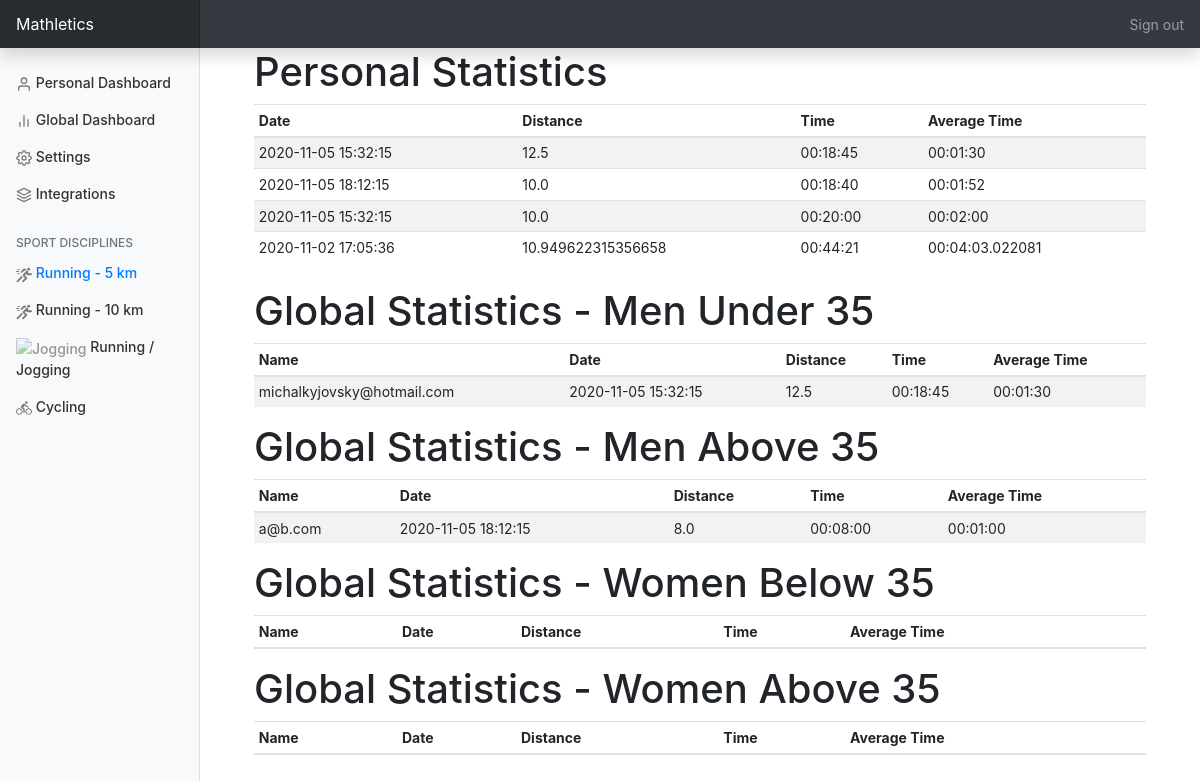
The app's page /running_5_km (signed in) with its own data.
### mast/models.py (models this page shows, shortened)
class Activity(db.Model):
    id = db.Column(db.Integer, primary_key=True, autoincrement=True)
    datetime = db.Column(db.DateTime, nullable=False)
    distance = db.Column(db.Float, nullable=False)
    duration = db.Column(db.Time, nullable=False)
    average_duration_per_km = db.Column(db.Time, nullable=False)
    type = db.Column(db.Enum(ActivityType), nullable=False)
    user_id = db.Column(db.Integer, db.ForeignKey('user.id'), nullable=False)

class User(db.Model, UserMixin):
    id = db.Column(db.Integer, primary_key=True, autoincrement=True)
    email = db.Column(db.String(120), unique=True, nullable=False)
    password = db.Column(db.String(60), nullable=False)
    first_name = db.Column(db.String(20), nullable=False, default='')
    last_name = db.Column(db.String(50), nullable=False, default='')
    display_name = db.Column(db.String(50))
    sex = db.Column(db.Enum(Sex))
    age = db.Column(db.Enum(Age))
    anonymous = db.Column(db.Boolean, nullable=False, default=False)
    type = db.Column(db.Enum(UserType))
    uk_id = db.Column(db.String(10))
    verified = db.Column(db.Boolean, nullable=False, default=False)
    shirt_size = db.Column(db.String(100))
    competing = db.Column(db.Boolean, nullable=False, default=True)
    activities = db.relationship('Activity', backref='user', lazy=True)

### mast/views.py (the view)
@app.route('/running_5_km')
@login_required
def running_5_km():
    session = mast.queries.Queries()
    user_five = session.get_best_run_activities_by_user(current_user.id, Competition.Run5km, 10)
    five_runner_men_under = session.get_top_users_best_run(Competition.Run5km, Sex.Male, Age.Under35, 10)
    five_runner_men_above = session.get_top_users_best_run(Competition.Run5km, Sex.Male, Age.Over35, 10)
    five_runner_women_under = session.get_top_users_best_run(Competition.Run5km, Sex.Female, Age.Under35, 10)
    five_runner_women_above = session.get_top_users_best_run(Competition.Run5km, Sex.Female, Age.Over35, 10)
    return render_template("running_5_km.html", title="Running-5", user_five=user_five,
                           five_runner_men_above=five_runner_men_above, five_runner_men_under=five_runner_men_under,
                           five_runner_women_above=five_runner_women_above,
                           five_runner_women_under=five_runner_women_under)

### mast/models.py (called while the page is built)
@login_manager.user_loader
def load_user(user_id):
    return db.session.query(User).get(user_id)

### mast/queries.py (called while the page is built)
    def get_best_run_activities_by_user(self, user_id: int, competition: Competition, number: int):
        return db.session.query(Activity).\
            filter(Activity.user_id == user_id,
                   func.date(Activity.datetime) >= self.SEASON.start_date,
                   func.date(Activity.datetime) <= self.SEASON.end_date,
                   Activity.type == ActivityType.Run,
                   Activity.distance >= competition.value).\
            order_by(Activity.average_duration_per_km.asc()).\
            limit(number).\
            all()

### mast/templates/running_5_km.html (shortened to what this page needs)
{% extends "main_layout_template.html" %}
{% block content_page %}
    <div class="container mb-4">
        <div class="row-fluid">
            <div class="col-sm mb-4">
                <h1>Personal Statistics</h1>
                <table id="personalStats" class="display table table-striped table-sm">
                    <thead>
                    <tr>
                        <th>Date</th>
                        <th>Distance</th>
                        <th>Time</th>
                        <th>Average Time</th>
                    </tr>
                    </thead>
                    <tbody>
                    {% for item in user_five %}
                        <tr>
                            <td>{{ item['datetime'] }}</td>
                            <td>{{ item['distance'] }}</td>
                            <td>{{ item['duration'] }}</td>
                            <td>{{ item['average_duration_per_km'] }}</td>
                        </tr>
                    {% endfor %}
                    </tbody>
                </table>
            </div>
            <div class="col-sm">
                <h1>Global Statistics - Men Under 35</h1>
                <table id="personalStats" class="display table table-striped table-sm">
                    <thead>
                    <tr>
                        <th>Name</th>
                        <th>Date</th>
                        <th>Distance</th>
                        <th>Time</th>
                        <th>Average Time</th>
                    </tr>
                    </thead>
                    <tbody>
                    {% for item in five_runner_men_under %}
                        <tr>
                            <td>{{ item[0]['email'] }}</td>
                            <td>{{ item[1]['datetime'] }}</td>
                            <td>{{ item[1]['distance'] }}</td>
                            <td>{{ item[1]['duration'] }}</td>
                            <td>{{ item[1]['average_duration_per_km'] }}</td>
                        </tr>
                    {% endfor %}
                    </tbody>
                </table>
            </div>
            <div class="col-sm">
                <h1>Global Statistics - Men Above 35</h1>
                <table id="personalStats" class="display table table-striped table-sm">
                    <thead>
                    <tr>
                        <th>Name</th>
                        <th>Date</th>
                        <th>Distance</th>
                        <th>Time</th>
                        <th>Average Time</th>
                    </tr>
                    </thead>
                    <tbody>
                    {% for item in five_runner_men_above %}
                        <tr>
                            <td>{{ item[0]['email'] }}</td>
                            <td>{{ item[1]['datetime'] }}</td>
                            <td>{{ item[1]['distance'] }}</td>
                            <td>{{ item[1]['duration'] }}</td>
                            <td>{{ item[1]['average_duration_per_km'] }}</td>
                        </tr>
                    {% endfor %}
                    </tbody>
                </table>
            </div>
            <div class="col-sm">
                <h1>Global Statistics - Women Below 35</h1>
                <table id="personalStats" class="display table table-striped table-sm">
                    <thead>
                    <tr>
                        <th>Name</th>
                        <th>Date</th>
                        <th>Distance</th>
                        <th>Time</th>
                        <th>Average Time</th>
                    </tr>
                    </thead>
                </table>
            </div>
            <div class="col-sm">
                <h1>Global Statistics - Women Above 35</h1>
                <table id="personalStats" class="display table table-striped table-sm">
                    <thead>
                    <tr>
                        <th>Name</th>
                        <th>Date</th>
                        <th>Distance</th>
                        <th>Time</th>
                        <th>Average Time</th>
                    </tr>
                    </thead>
                </table>
            </div>
        </div>
    </div>
{% endblock content_page %}

### mast/static/main_layout_template.css (style rules this page uses)
body { font-size: .875rem; }

### records on screen
Activity: datetime "2020-11-05 15:32:15", distance "12.5", duration "00:18:45", average_duration_per_km "00:01:30"
Activity: datetime "2020-11-05 18:12:15", distance "10.0", duration "00:18:40", average_duration_per_km "00:01:52"
Activity: datetime "2020-11-05 15:32:15", distance "10.0", duration "00:20:00", average_duration_per_km "00:02:00"
Activity: datetime "2020-11-02 17:05:36", distance "10.949622315356658", duration "00:44:21", average_duration_per_km "00:04:03.022081"
User: email "michalkyjovsky@hotmail.com", datetime "2020-11-05 15:32:15", distance "12.5", duration "00:18:45", average_duration_per_km "00:01:30"
User: email "a@b.com", datetime "2020-11-05 18:12:15", distance "8.0", duration "00:08:00", average_duration_per_km "00:01:00"
